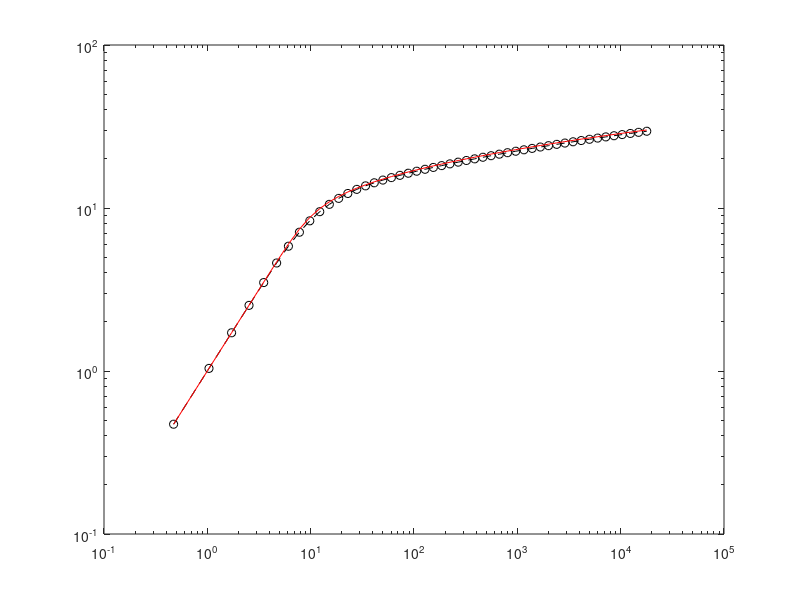
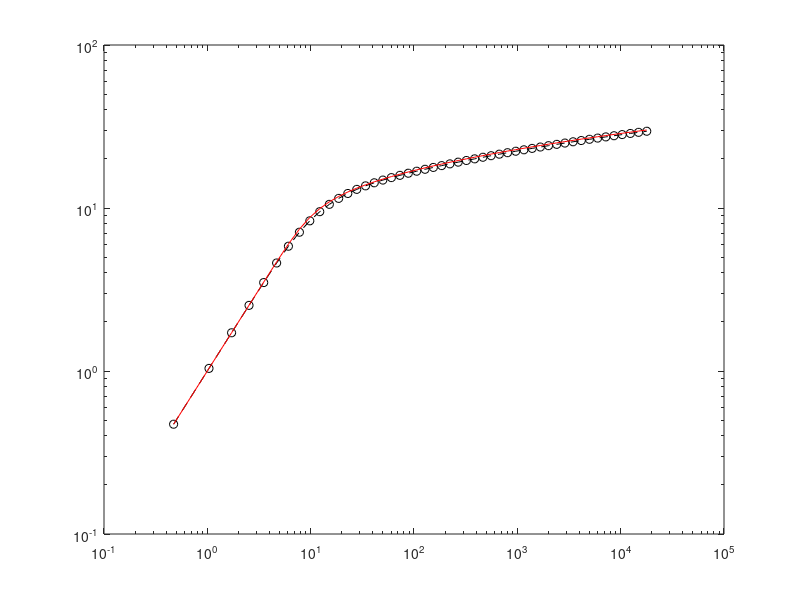
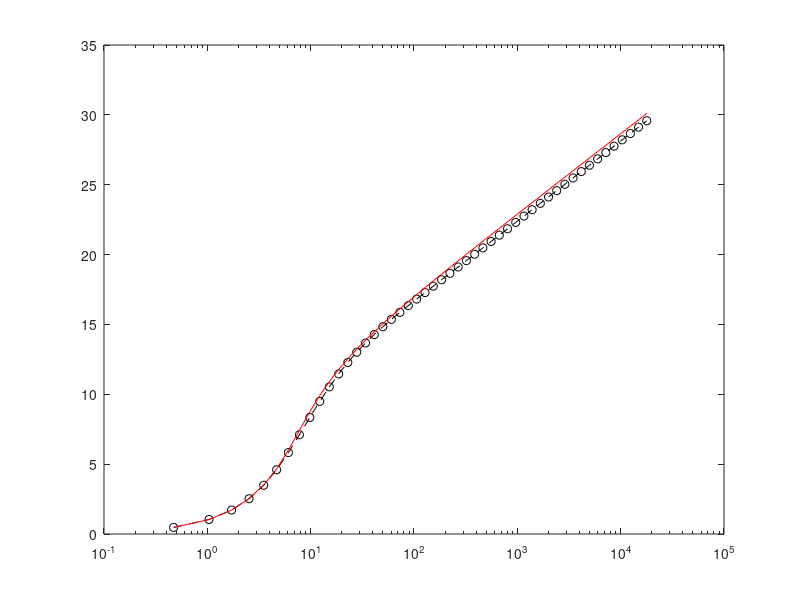

The MATLAB source for these figures, in order:
% Smooth surface
ustar=0.9;
nu=1.51e-5;
kapa=0.4;
% c=9.98e-4;
% Rc=8.27;
c=0;
Rc=5;
num=49;
zmax=0.3;
zctrl=1.2;
n=linspace(0,zmax,num);
z=zeros(1,num+1);
dz=zeros(1,num);
z(1)=0;
for i=1:num
    dz(i)=zctrl^(i-1)*zmax/((zctrl^num-1)/(zctrl-1));
    z(i+1)=z(i)+dz(i);
end
zplus=z*ustar/nu;
l1=zeros(1,num+1);
l2=zeros(1,num+1);
dl2=zeros(1,num);
du1=zeros(1,num);
du2=zeros(1,num);
u1=zeros(1,num+1);
u2=zeros(1,num+1);
l1(1)=0;
l2(1)=l1(1);
% l2(1)=(2*kapa*ustar*z(1)^1.5+3*sqrt(Rc)*nu*c)^2/(36*Rc*nu^2);
u1(1)=0;
u2(1)=u1(1);
for i=1:num
    dl2(i)=kapa*(1-exp(-sqrt(1/Rc*u2(i)*l2(i)/nu)));
    l1(i+1)=kapa*z(i+1)*(1-exp(-1/26*zplus(i+1)));
    if i==1
        l2(i+1)=(2*kapa*ustar*z(i+1)^1.5+3*sqrt(Rc)*nu*c)^2/(36*Rc*nu^2);
    else
        l2(i+1)=l2(i)+dl2(i)*dz(i);
    end
    l1c=(l1(i)+l1(i+1))/2;
    l2c=(l2(i)+l2(i+1))/2;
    du1(i)=(-nu+sqrt(nu^2+4*l1c^2*ustar^2))/(2*l1c^2);
    du2(i)=(-nu+sqrt(nu^2+4*l2c^2*ustar^2))/(2*l2c^2);
    u1(i+1)=du1(i)*dz(i)+u1(i);
    u2(i+1)=du2(i)*dz(i)+u2(i);
end
u1plus=u1/ustar;
u2plus=u2/ustar;
% plot(zplus,l1,'k')
% hold on
% plot(zplus,l2,'r')
% hold off
figure(1);
loglog(zplus,u1plus,'k--o')
hold on
loglog(zplus,u2plus,'r')
hold off
savefig(1,"loglog")
figure(2);
semilogx(zplus,u1plus,'k--o')
hold on
semilogx(zplus,u2plus,'r')
hold off
savefig(1,"semilog")